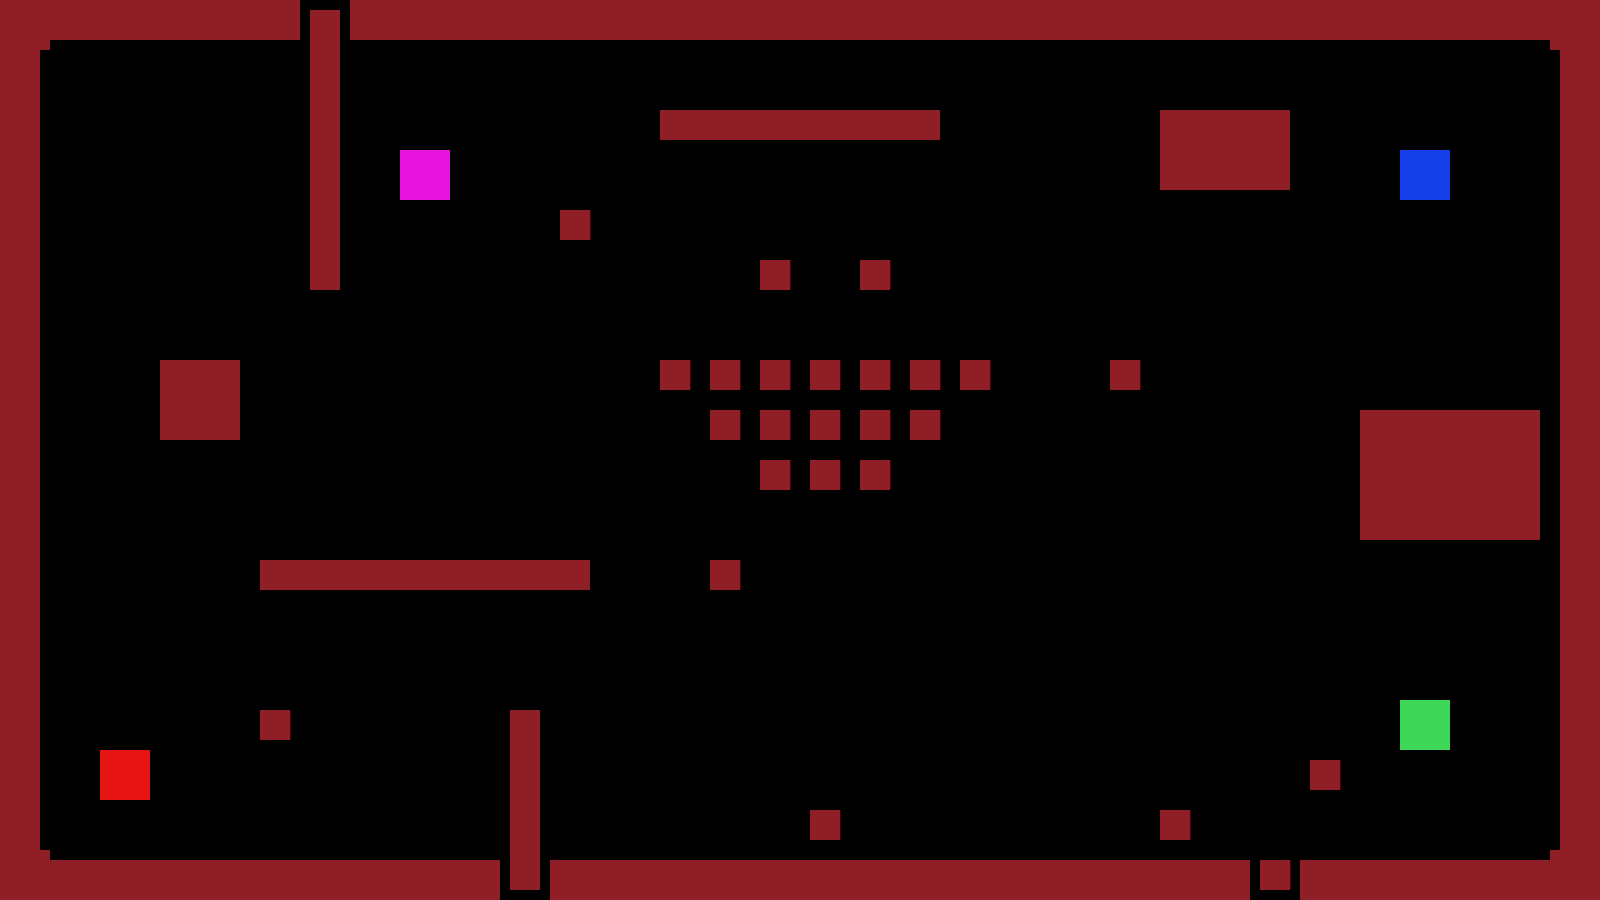

This game map was drawn from its Tiled (.tmx) file and the tilesets committed beside it. A one-line description and the full map source follow:
An orthogonal 32x18 tile map with 50x50 px tiles, 1 tile layer (Tile Layer 1), 20 tilesets.

<map version="1.2" tiledversion="1.3.0" orientation="orthogonal" renderorder="right-down" compressionlevel="0" width="32" height="18" tilewidth="50" tileheight="50" infinite="0" nextlayerid="2" nextobjectid="1">
 <tileset firstgid="1" source="Tiles/wall-bottom.tsx" />
 <tileset firstgid="2" source="Tiles/wall-closed.tsx" />
 <tileset firstgid="3" source="Tiles/wall-corner-bottom-left.tsx" />
 <tileset firstgid="4" source="Tiles/wall-corner-bottom-right.tsx" />
 <tileset firstgid="5" source="Tiles/wall-corner-top-left.tsx" />
 <tileset firstgid="6" source="Tiles/wall-corner-top-right.tsx" />
 <tileset firstgid="7" source="Tiles/wall-left.tsx" />
 <tileset firstgid="8" source="Tiles/wall-middle.tsx" />
 <tileset firstgid="9" source="Tiles/wall-right.tsx" />
 <tileset firstgid="10" source="Tiles/wall-top.tsx" />
 <tileset firstgid="11" source="Tiles/wall-tube-horizontal.tsx" />
 <tileset firstgid="12" source="Tiles/wall-tube-vertical.tsx" />
 <tileset firstgid="13" source="Tiles/wall-open-top.tsx" />
 <tileset firstgid="14" source="Tiles/wall-open-right.tsx" />
 <tileset firstgid="15" source="Tiles/wall-open-left.tsx" />
 <tileset firstgid="16" source="Tiles/wall-open-bottom.tsx" />
 <tileset firstgid="17" source="Tiles/player1.tsx" />
 <tileset firstgid="18" source="Tiles/player2.tsx" />
 <tileset firstgid="19" source="Tiles/player3.tsx" />
 <tileset firstgid="20" source="Tiles/player4.tsx" />
 <layer id="1" name="Tile Layer 1" width="32" height="18">
  <data encoding="csv">
8,1,1,1,1,1,16,1,1,1,1,1,1,1,1,1,1,1,1,1,1,1,1,1,1,1,1,1,1,1,1,8,
9,0,0,0,0,0,12,0,0,0,0,0,0,0,0,0,0,0,0,0,0,0,0,0,0,0,0,0,0,0,0,7,
9,0,0,0,0,0,12,0,0,0,0,0,0,14,11,11,11,11,15,0,0,0,0,5,10,6,0,0,0,0,0,7,
9,0,0,0,0,0,12,0,19,0,0,0,0,0,0,0,0,0,0,0,0,0,0,3,1,4,0,0,18,0,0,7,
9,0,0,0,0,0,12,0,0,0,0,2,0,0,0,0,0,0,0,0,0,0,0,0,0,0,0,0,0,0,0,7,
9,0,0,0,0,0,13,0,0,0,0,0,0,0,0,2,0,2,0,0,0,0,0,0,0,0,0,0,0,0,0,7,
9,0,0,0,0,0,0,0,0,0,0,0,0,0,0,0,0,0,0,0,0,0,0,0,0,0,0,0,0,0,0,7,
9,0,0,5,6,0,0,0,0,0,0,0,0,2,2,2,2,2,2,2,0,0,2,0,0,0,0,0,0,0,0,7,
9,0,0,3,4,0,0,0,0,0,0,0,0,0,2,2,2,2,2,0,0,0,0,0,0,0,0,5,10,10,6,7,
9,0,0,0,0,0,0,0,0,0,0,0,0,0,0,2,2,2,0,0,0,0,0,0,0,0,0,7,8,8,9,7,
9,0,0,0,0,0,0,0,0,0,0,0,0,0,0,0,0,0,0,0,0,0,0,0,0,0,0,3,1,1,4,7,
9,0,0,0,0,14,11,11,11,11,11,15,0,0,2,0,0,0,0,0,0,0,0,0,0,0,0,0,0,0,0,7,
9,0,0,0,0,0,0,0,0,0,0,0,0,0,0,0,0,0,0,0,0,0,0,0,0,0,0,0,0,0,0,7,
9,0,0,0,0,0,0,0,0,0,0,0,0,0,0,0,0,0,0,0,0,0,0,0,0,0,0,0,0,0,0,7,
9,0,0,0,0,2,0,0,0,0,16,0,0,0,0,0,0,0,0,0,0,0,0,0,0,0,0,0,20,0,0,7,
9,0,17,0,0,0,0,0,0,0,12,0,0,0,0,0,0,0,0,0,0,0,0,0,0,0,2,0,0,0,0,7,
9,0,0,0,0,0,0,0,0,0,12,0,0,0,0,0,2,0,0,0,0,0,0,2,0,0,0,0,0,0,0,7,
8,10,10,10,10,10,10,10,10,10,13,10,10,10,10,10,10,10,10,10,10,10,10,10,10,2,10,10,10,10,10,8
</data>
 </layer>
</map>
